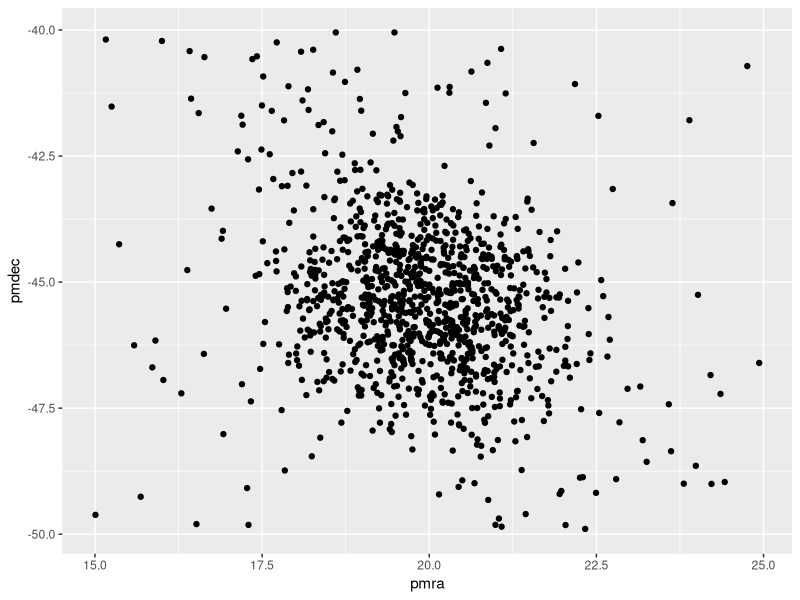
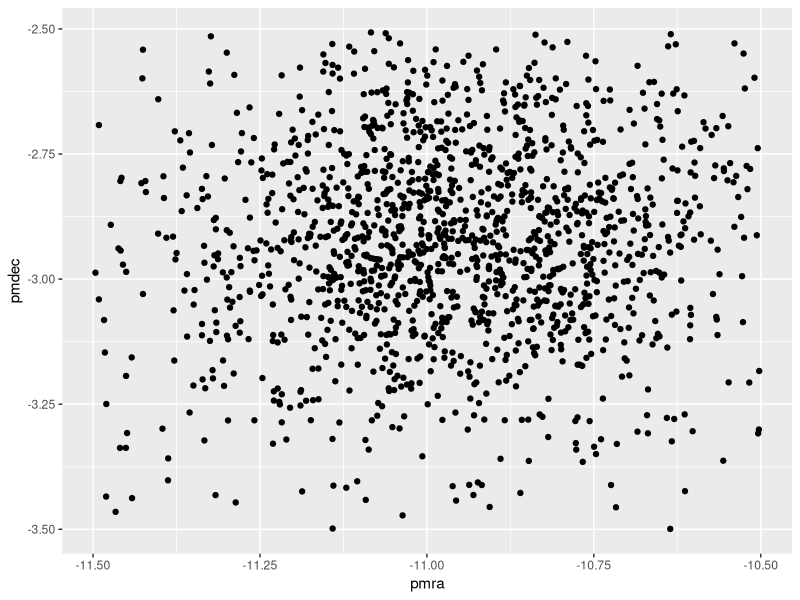
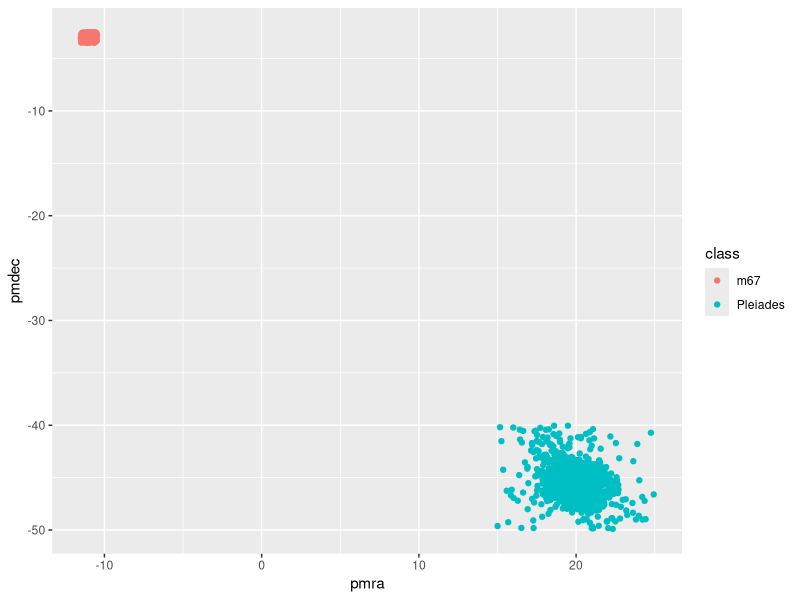
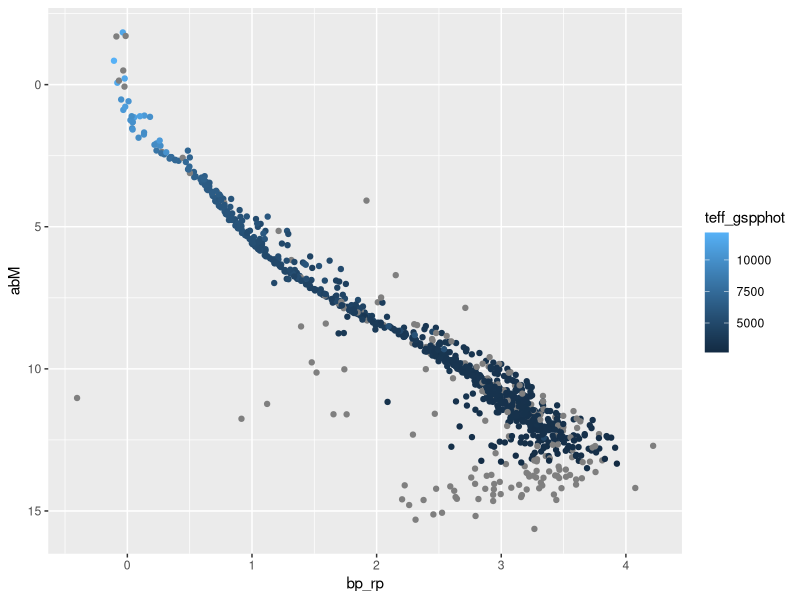
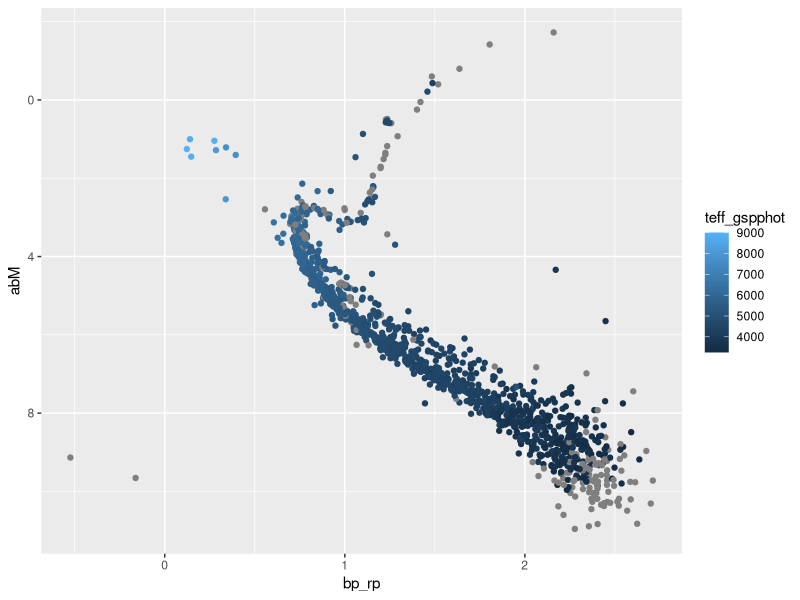
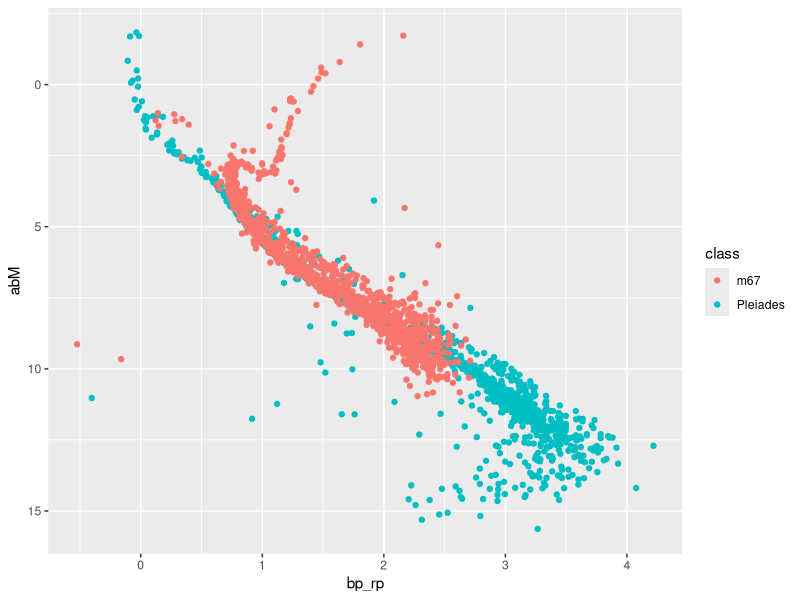

The R source for these figures, in order:
## ---- chunk 1
knitr::opts_chunk$set(echo = TRUE)
library(ggplot2)
library(dplyr)

## ---- chunk 2
pleiades <- read.csv("Pleiades_4.csv")
pleiades$distparsecs <- 1/(pleiades$parallax/1000)
pleiades$abM <- pleiades$phot_g_mean_mag - (2.5 * log((pleiades$distparsecs/10)^2,10))


m67 <- read.csv("m67.csv")
m67$distparsecs <- 1/(m67$parallax/1000)
m67$abM <- m67$phot_g_mean_mag - (2.5 * log((m67$distparsecs/10)^2,10))




## ---- chunk 3
ggplot(pleiades, aes(x=pmra, y=pmdec )) +
  geom_point()

ggplot(m67, aes(x=pmra, y=pmdec )) +
  geom_point()

pleiades$class <- "Pleiades"
m67$class <-"m67"
merge <- rbind(pleiades, m67)

ggplot(merge, aes(x=pmra, y=pmdec )) +
  geom_point(aes(color =class ))

#ggplot(merge, aes(x=ra, y=dec )) +
  geom_point(aes(color =class ))

#ggplot(pleiades, aes(x = parallax)) + geom_histogram(position = "dodge") 

## ---- chunk 4
as.data.frame(apply(pleiades[][5:10],2,summary)) 


## ---- chunk 5
ggplot(pleiades, aes(x=bp_rp, y=abM)) +
  geom_point(aes(color = teff_gspphot))+ scale_y_reverse()

ggplot(m67, aes(x=bp_rp, y=abM)) +
  geom_point(aes(color = teff_gspphot))+ scale_y_reverse()

ggplot(merge, aes(x=bp_rp, y=abM)) +
  geom_point(aes(color = class))+ scale_y_reverse()

